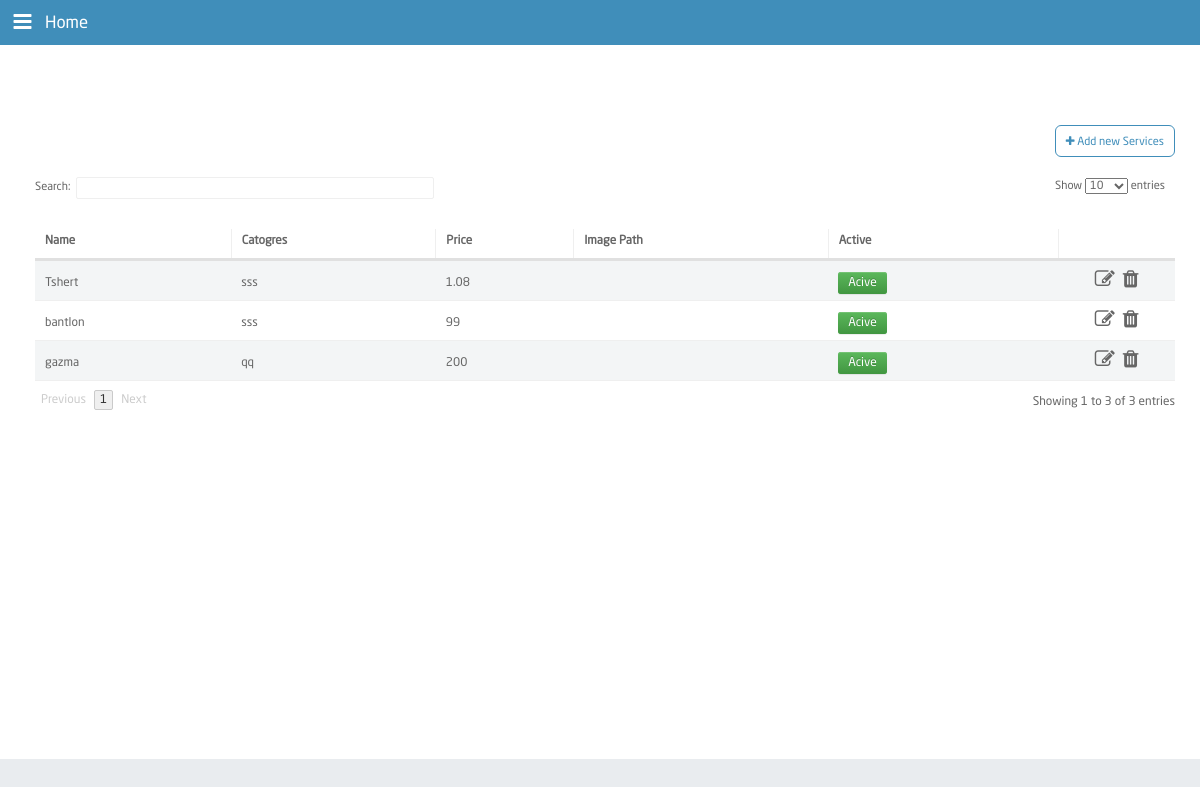
The app's page /services.php (signed in) with its own data.
### tables this page shows
CREATE TABLE `services` (
  `id` int(11) NOT NULL,
  `name` varchar(100) NOT NULL,
  `catogres` varchar(100) NOT NULL,
  `description` text NOT NULL,
  `price` double NOT NULL,
  `img_path` varchar(200) NOT NULL,
  `active` tinyint(1) NOT NULL
);

CREATE TABLE `catogres` (
  `id` int(11) NOT NULL,
  `name` varchar(80) NOT NULL
);

### functions/database_functions.php (called while the page is built, shortened)
<?php
function db_connect(){
	$conn = mysqli_connect("localhost", "root", "", "clothing");
	mysqli_set_charset($conn,"utf8");
	return $conn;
}
function getAllCatogresByid($id){
	$query = "SELECT * FROM `catogres` WHERE `id` =$id";
	$result = mysqli_query(db_connect(), $query);
	$row = mysqli_fetch_assoc($result);
	return $row['name'];
}
function getservices(){
	$conn = db_connect();
	$query = "SELECT * FROM services";
	$result = mysqli_query($conn, $query);
	return $result;
}
?>

### services.php (the view, shortened to what this page needs)
<?php
require_once './functions/database_functions.php';
require_once './template/header.php';
$result1 = getservices();
?>
    <a href="services_add.php" class="button"><i class="fa fa-plus"></i> Add new Services</a>
    <table class="data">
        <thead>
                <th>Name</th>
                <th>Catogres</th>
                <th>Price</th>
                <th>Image Path</th>
                <th>Active</th>
                <th></th>
        </thead>
        <tbody>
        <?php if (false !== $result1): foreach ($result1 as $row): ?>
            <tr>
                <td><?= $row['name']; ?></td>
                <td>
                <?= getAllCatogresByid($row['catogres']); ?>
                </td>
                <td><?= $row['price']; ?></td>
                <td><img href="<?= $row['img_path']; ?>"/></td>
                <?php
            if ($row['active']) {
                ?>
				<td><a class= "btn-sm btn-success" href="services.php?status=0&&services_id=<?php echo $row['id']; ?>">Acive</a></td>
                <?php
            } else {
                ?>
                <td><a class= "btn-sm btn-danger" href="services.php?status=1&&services_id=<?php echo $row['id']; ?>">NuActive</a></td>
				<?php
            }
            ?>
                <td>
                    <a href="services_edit.php?services_id=<?= $row['id']; ?>"><i style="font-size: 20px" class="fa fa-edit"></i></a>
                    <a href="services.php?deleteservices_id=<?= $row['id']; ?>" onclick="if(!confirm('You are sure Delete Data')) return false;"><i style="font-size: 20px" class="fa fa-trash"></i></a>
                </td>
            </tr>
        <?php endforeach; endif; ?>
        </tbody>
    </table>
<?php
    require_once './template/footer.php';
?>

### css/jumbotron.css (style rules this page uses)
body { padding-top: 50px; padding-bottom: 20px; background-color: #000000 color:#d90f0f; font-color:#d90f0f; }

### css/mainen.css (style rules this page uses)
html { color: #222; font-size: 1em; line-height: 1.4; height: 100%; }
body { background: #e9ecef; height: 100%; }
html, body, h1, h2, h3, h4, h5, h6, p, pre, ul, ol, li, a, img, div, form, input, input, textarea, table, tr, th, td, nav, footer, header, hgroup, menu, figure, figcaption, time, meter { margin:0; padding: 0; border: none; outline: none; vertical-align: baseline; }
h1, h2, h3, h4, h5, h6, p, li, a, input, select, textarea, legend, label, th, td, blockquote, q, span, div { font-size: 100%; font-weight: normal; line-height: 1.2; font-family: 'NeoSansArabic' !important; color: #666; }
a.button:link, a.button:visited { display: inline-block; float: right; background: #408eba; color: #FFF; border-radius: 6px; padding: 10px 10px 7px 10px; font-size: 0.8em; margin: 0 0 20px 0; text-decoration: none; }
a.button:link, a.button:visited:hover { background: #FFF; color: #408eba; border: 1px solid #408eba; }
table.data { width: 100%; clear: both; }
table.data tr:first-child { border-bottom: solid 1px #EFEFEF; }
table.data tr th { font-size: 0.85em; font-weight: bold; padding: 5px 0 10px 10px; border-right: solid 1px #EFEFEF; text-align: left; border-bottom: solid 3px #e0e0e0; }
table.data tr th:last-child { text-align: center; border-right: none; width: 120px; }
table.data tr td { font-size: 0.85em; padding: 8px 5px 8px 10px; text-align: left; border-bottom: solid 1px #EFEFEF; }
table.data tr td:last-child { text-align: center; }
table.data tr:nth-child(odd) { background: #f3f5f6; }
table.data tr.odd { background: #f3f5f6 !important; }
table.data tr:first-child { background: transparent; }
table.data tr td:last-child a { display: inline-block; margin-right: 5px; font-size: 1.1em; }
table.dataTable thead .sorting_asc, table.dataTable thead .sorting_desc, table.dataTable thead .sorting { cursor: pointer; *cursor: hand; }
table.dataTable thead .sorting { background: url("/img/sort_both.png") no-repeat center right; }

### records on screen
services: name "Tshert", catogres.name "sss", price "1.08"
services: name "bantlon", catogres.name "sss", price "99"
services: name "gazma", catogres.name "qq", price "200"
